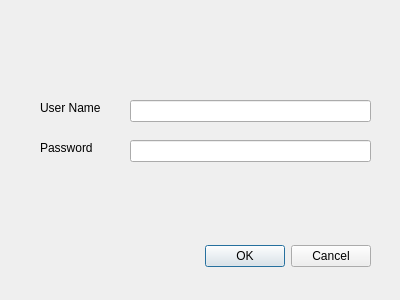
<?xml version="1.0" encoding="UTF-8"?>
<ui version="4.0">
 <class>LogInDialog</class>
 <widget class="QDialog" name="LogInDialog">
  <property name="geometry">
   <rect>
    <x>0</x>
    <y>0</y>
    <width>400</width>
    <height>300</height>
   </rect>
  </property>
  <property name="windowTitle">
   <string>Dialog</string>
  </property>
  <widget class="QDialogButtonBox" name="buttonBox">
   <property name="geometry">
    <rect>
     <x>30</x>
     <y>240</y>
     <width>341</width>
     <height>32</height>
    </rect>
   </property>
   <property name="orientation">
    <enum>Qt::Horizontal</enum>
   </property>
   <property name="standardButtons">
    <set>QDialogButtonBox::Cancel|QDialogButtonBox::Ok</set>
   </property>
  </widget>
  <widget class="QLabel" name="label">
   <property name="geometry">
    <rect>
     <x>40</x>
     <y>100</y>
     <width>81</width>
     <height>16</height>
    </rect>
   </property>
   <property name="text">
    <string>User Name   </string>
   </property>
  </widget>
  <widget class="QLabel" name="label_2">
   <property name="geometry">
    <rect>
     <x>40</x>
     <y>140</y>
     <width>81</width>
     <height>16</height>
    </rect>
   </property>
   <property name="text">
    <string>Password    </string>
   </property>
  </widget>
  <widget class="QLineEdit" name="userNameLine">
   <property name="geometry">
    <rect>
     <x>130</x>
     <y>100</y>
     <width>241</width>
     <height>22</height>
    </rect>
   </property>
  </widget>
  <widget class="QLineEdit" name="passLine">
   <property name="geometry">
    <rect>
     <x>130</x>
     <y>140</y>
     <width>241</width>
     <height>22</height>
    </rect>
   </property>
   <property name="echoMode">
    <enum>QLineEdit::Password</enum>
   </property>
  </widget>
 </widget>
 <resources/>
 <connections>
  <connection>
   <sender>buttonBox</sender>
   <signal>accepted()</signal>
   <receiver>LogInDialog</receiver>
   <slot>accept()</slot>
   <hints>
    <hint type="sourcelabel">
     <x>248</x>
     <y>254</y>
    </hint>
    <hint type="destinationlabel">
     <x>157</x>
     <y>274</y>
    </hint>
   </hints>
  </connection>
  <connection>
   <sender>buttonBox</sender>
   <signal>rejected()</signal>
   <receiver>LogInDialog</receiver>
   <slot>reject()</slot>
   <hints>
    <hint type="sourcelabel">
     <x>316</x>
     <y>260</y>
    </hint>
    <hint type="destinationlabel">
     <x>286</x>
     <y>274</y>
    </hint>
   </hints>
  </connection>
 </connections>
</ui>
